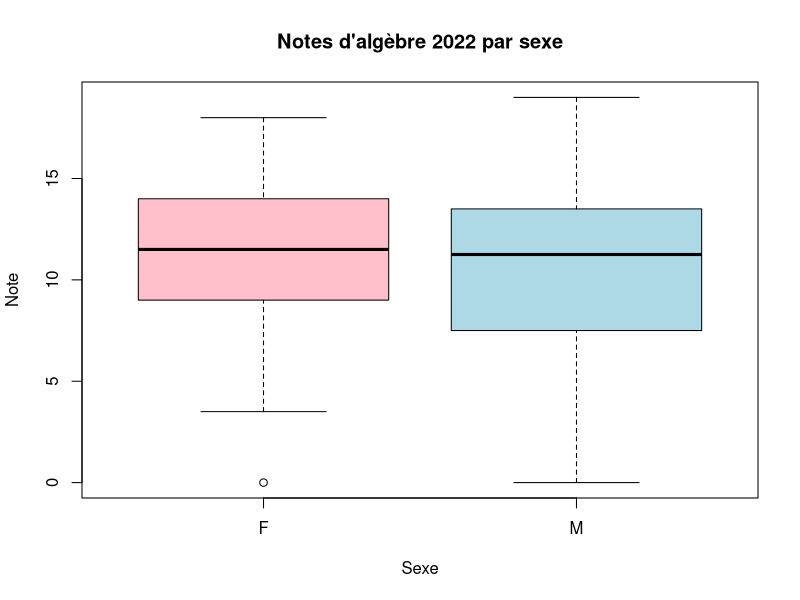
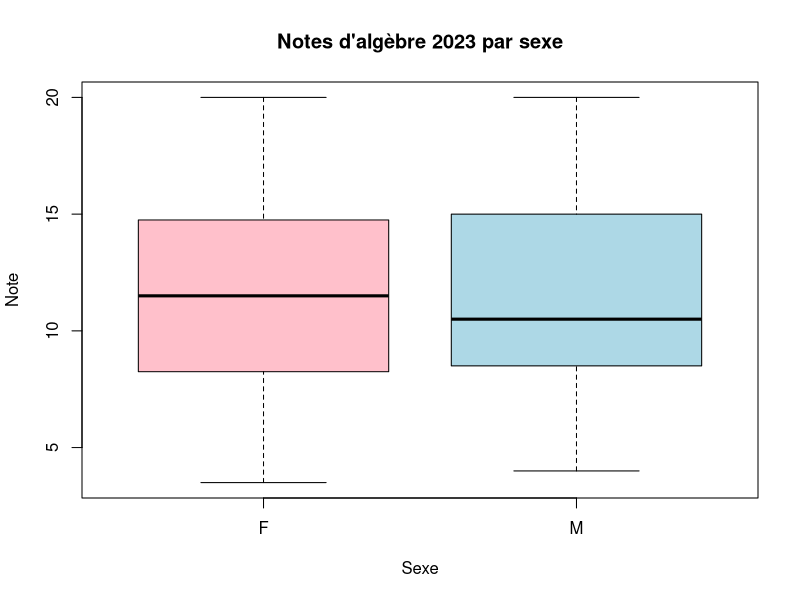
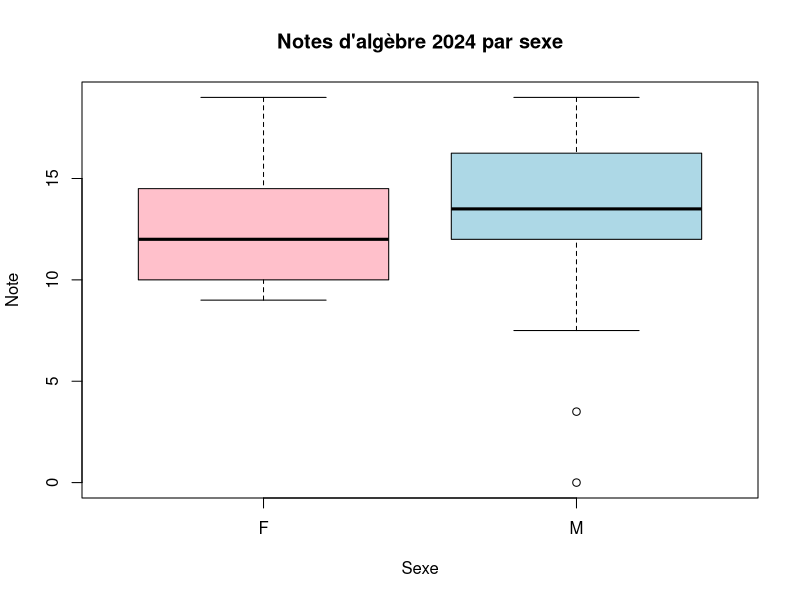
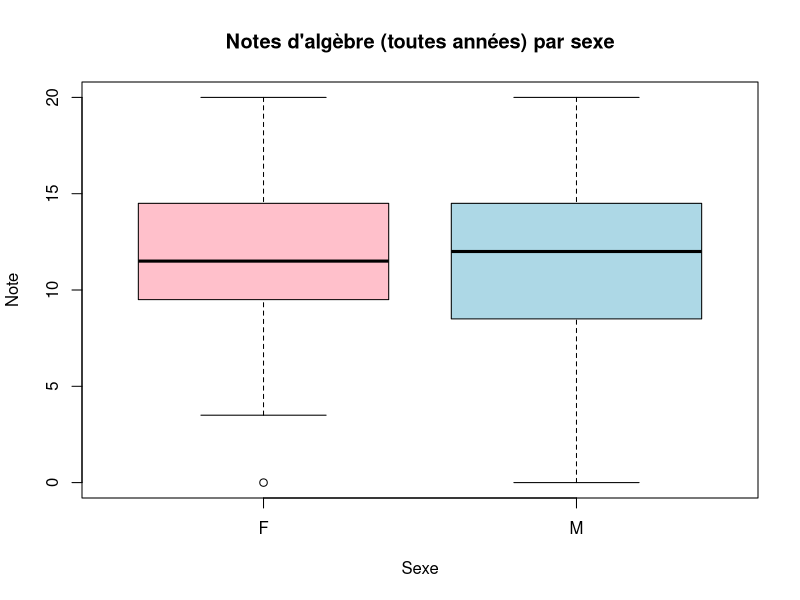
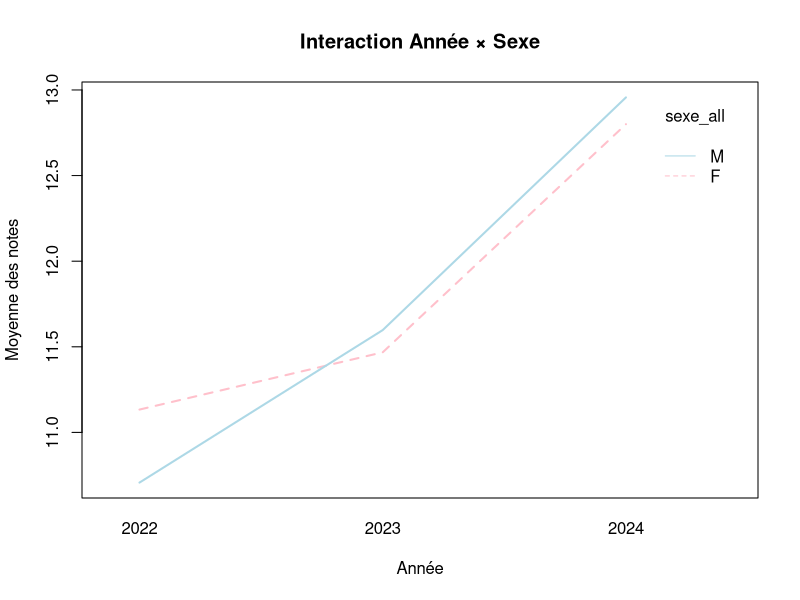

These figures' R source, in order:
## ---- chunk 1
alg22 = read.csv2("alg22.csv")
alg23 = read.csv2("alg23.csv")
alg24 = read.csv2("alg24.csv")

cat("=== 2022 ===\n")
head(alg22)
cat("\n=== 2023 ===\n")
head(alg23)
cat("\n=== 2024 ===\n")
head(alg24)
## ---- chunk 2
cat("Effectifs 2022 :", nrow(alg22))
cat("\nEffectifs 2023 :", nrow(alg23))
cat("\nEffectifs 2024 :", nrow(alg24))
## ---- chunk 3
note22 = alg22$note22
sexe22 = alg22$Sexe

cat("Moyenne globale :", mean(note22, na.rm = TRUE))
cat("\nMoyenne F :", mean(note22[sexe22 == "F"], na.rm = TRUE))
cat("\nMoyenne M :", mean(note22[sexe22 == "M"], na.rm = TRUE))
## ---- chunk 4
boxplot(note22 ~ sexe22,
        main = "Notes d'algèbre 2022 par sexe",
        col = c("pink", "lightblue"),
        ylab = "Note", xlab = "Sexe")
## ---- chunk 5
tapply(note22, sexe22, shapiro.test)
## ---- chunk 6
anova(lm(note22 ~ sexe22))
## ---- chunk 7
wilcox.test(note22 ~ sexe22)
## ---- chunk 8
note23 = alg23$note23
sexe23 = alg23$Sexe

cat("Moyenne F :", mean(note23[sexe23 == "F"], na.rm = TRUE))
cat("\nMoyenne M :", mean(note23[sexe23 == "M"], na.rm = TRUE))
## ---- chunk 9
boxplot(note23 ~ sexe23,
        main = "Notes d'algèbre 2023 par sexe",
        col = c("pink", "lightblue"),
        ylab = "Note", xlab = "Sexe")
## ---- chunk 10
tapply(note23, sexe23, shapiro.test)
## ---- chunk 11
anova(lm(note23 ~ sexe23))
wilcox.test(note23 ~ sexe23)
## ---- chunk 12
note24 = alg24$note24
sexe24 = alg24$Sexe

cat("Moyenne F :", mean(note24[sexe24 == "F"], na.rm = TRUE))
cat("\nMoyenne M :", mean(note24[sexe24 == "M"], na.rm = TRUE))
## ---- chunk 13
boxplot(note24 ~ sexe24,
        main = "Notes d'algèbre 2024 par sexe",
        col = c("pink", "lightblue"),
        ylab = "Note", xlab = "Sexe")
## ---- chunk 14
tapply(note24, sexe24, shapiro.test)
## ---- chunk 15
anova(lm(note24 ~ sexe24))
wilcox.test(note24 ~ sexe24)
## ---- chunk 16
notes_all = c(note22, note23, note24)
sexe_all = c(as.character(sexe22), as.character(sexe23), as.character(sexe24))
annee_all = c(rep("2022", length(note22)), rep("2023", length(note23)), rep("2024", length(note24)))

sexe_all = factor(sexe_all)
annee_all = factor(annee_all)
## ---- chunk 17
boxplot(notes_all ~ sexe_all,
        main = "Notes d'algèbre (toutes années) par sexe",
        col = c("pink", "lightblue"),
        ylab = "Note", xlab = "Sexe")
## ---- chunk 18
anova(lm(notes_all ~ sexe_all * annee_all))
## ---- chunk 19
# Sans interaction
anova(lm(notes_all ~ sexe_all + annee_all))
## ---- chunk 20
interaction.plot(annee_all, sexe_all, notes_all,
                 main = "Interaction Année × Sexe",
                 col = c("pink", "lightblue"), lwd = 2,
                 xlab = "Année", ylab = "Moyenne des notes")
## ---- chunk 21
kruskal.test(notes_all ~ sexe_all)
